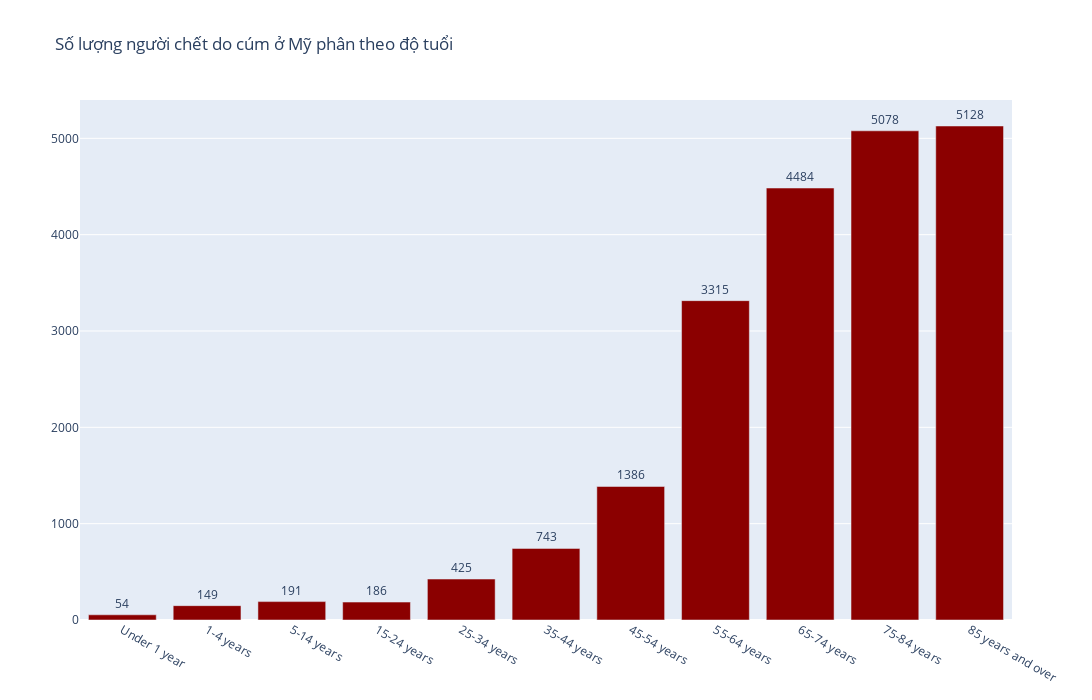

Notebook code cell kept with this figure:
### Code cell
fig = go.Figure()
fig.update_layout(
    autosize=False,
    width=1200,
    height=700,
    title = 'Số lượng người chết do cúm ở Mỹ phân theo độ tuổi'
)
fig.add_trace(go.Bar(
    x=df['Age Group'],
    y=df['Influenza Deaths'],
    text = df['Influenza Deaths'],
    marker_color='darkred',
    textposition = 'outside' 
))

fig.show()

### Figure 1 — Plotly figure (JSON) as saved in the notebook; plotly's stock layout.template omitted (floating-point values rounded to 4 significant figures)
{"data": [{"marker": {"color": "darkred"}, "text": [54, 149, 191, 186, 425, 743, 1386, 3315, 4484, 5078, 5128], "textposition": "outside", "type": "bar", "x": ["Under 1 year", "1-4 years", "5-14 years", "15-24 years", "25-34 years", "35-44 years", "45-54 years", "55-64 years", "65-74 years", "75-84 years", "85 years and over"], "y": [54, 149, 191, 186, 425, 743, 1386, 3315, 4484, 5078, 5128]}], "layout": {"autosize": false, "height": 700, "title": {"text": "Số lượng người chết do cúm ở Mỹ phân theo độ tuổi"}, "width": 1200}}
